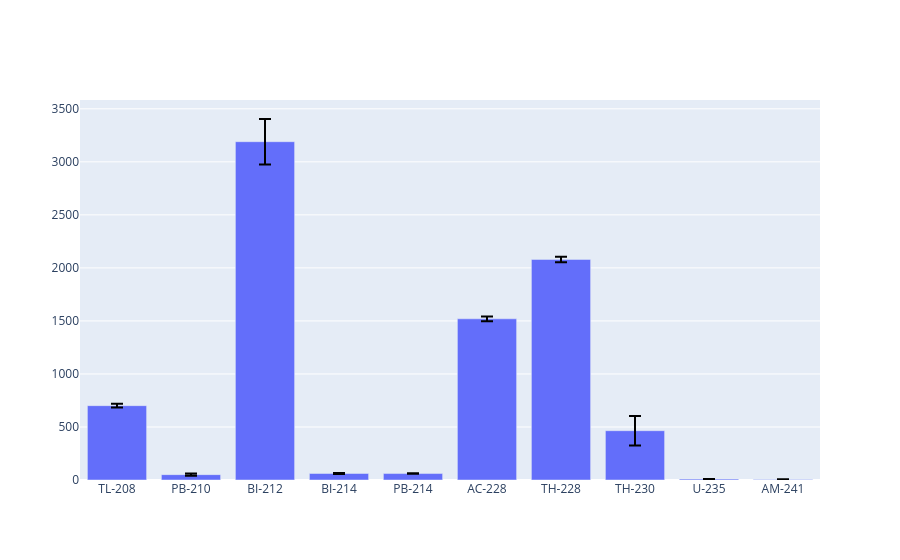

Notebook code for this chart:
### Markdown cell above
Avec les incertitudes

### Code cell
s6 = nc_rgth["s6"]
data = s6[["Nucleide", "Moyenne Activite"]]


fig = go.Figure(
    data = go.Bar(
        x = s6["Nucleide"],
        y = s6["Moyenne Activite"],
        error_y=dict(
        type='data',
        array=s6['Estimation Incert.'],
        symmetric=True,         # Désactive la symétrie pour contrôler le haut/bas
        # arrayminus=[0]*len(s6),   # Force l'incertitude vers le bas à 0
        visible=True,
        color='black',           # Couleur de la barre d'erreur
        thickness=2,             # Épaisseur de la ligne
        width=6                  # Largeur des petits tirets horizontaux aux extrémités
    ),  
))

fig.show()

### Figure 1 — Plotly figure (JSON) as saved in the notebook; plotly's stock layout.template omitted (floating-point values rounded to 4 significant figures)
{"data": [{"error_y": {"array": [18.5, 10.1, 214.0, 5.49, 2.1, 22.6, 25.6, 139.0, 0.858, 1.91], "color": "black", "symmetric": true, "thickness": 2, "type": "data", "visible": true, "width": 6}, "type": "bar", "x": ["TL-208", "PB-210", "BI-212", "BI-214", "PB-214", "AC-228", "TH-228", "TH-230", "U-235", "AM-241"], "y": [701.0, 50.5, 3190.0, 61.4, 60.8, 1520.0, 2080.0, 465.0, 8.65, 4.87]}], "layout": {}}
